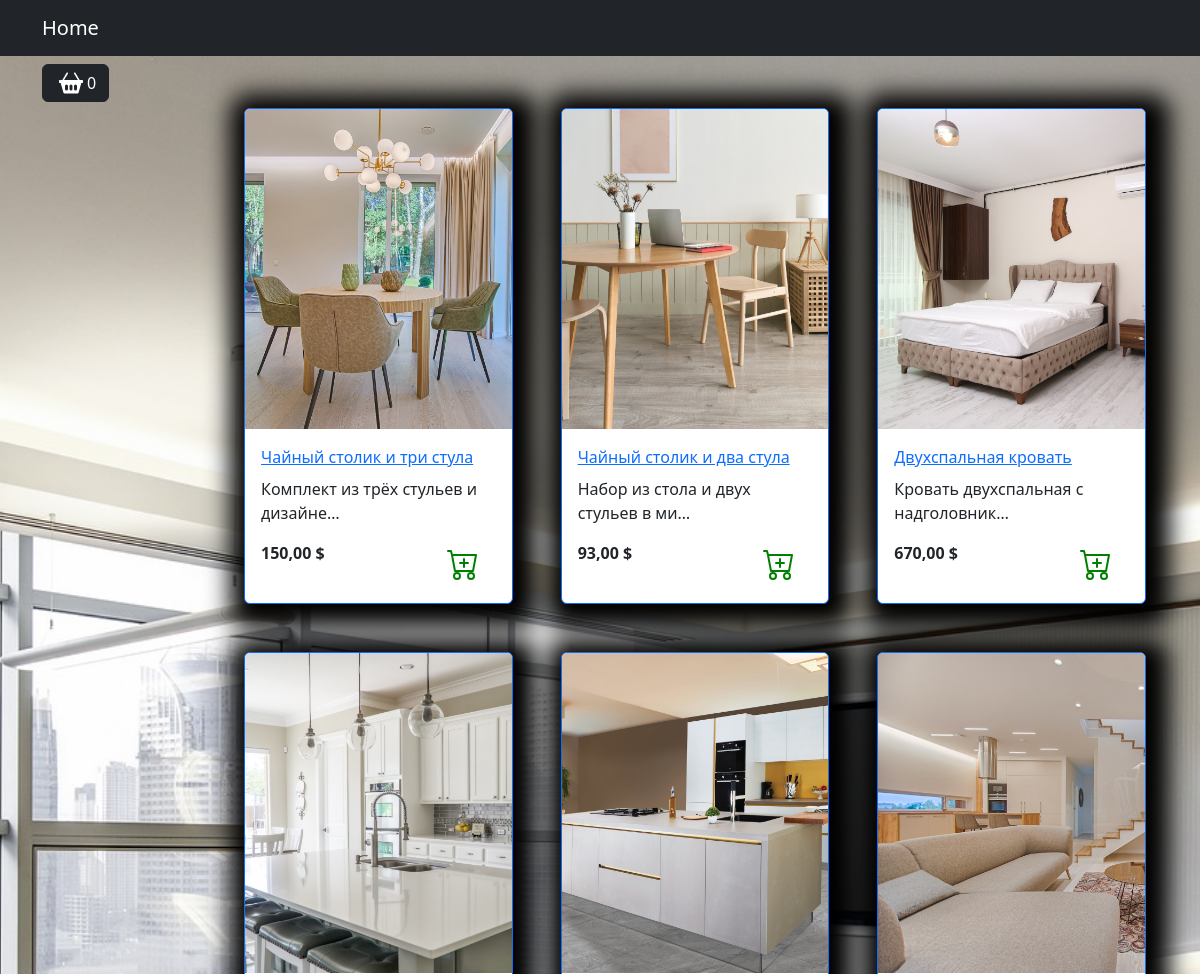
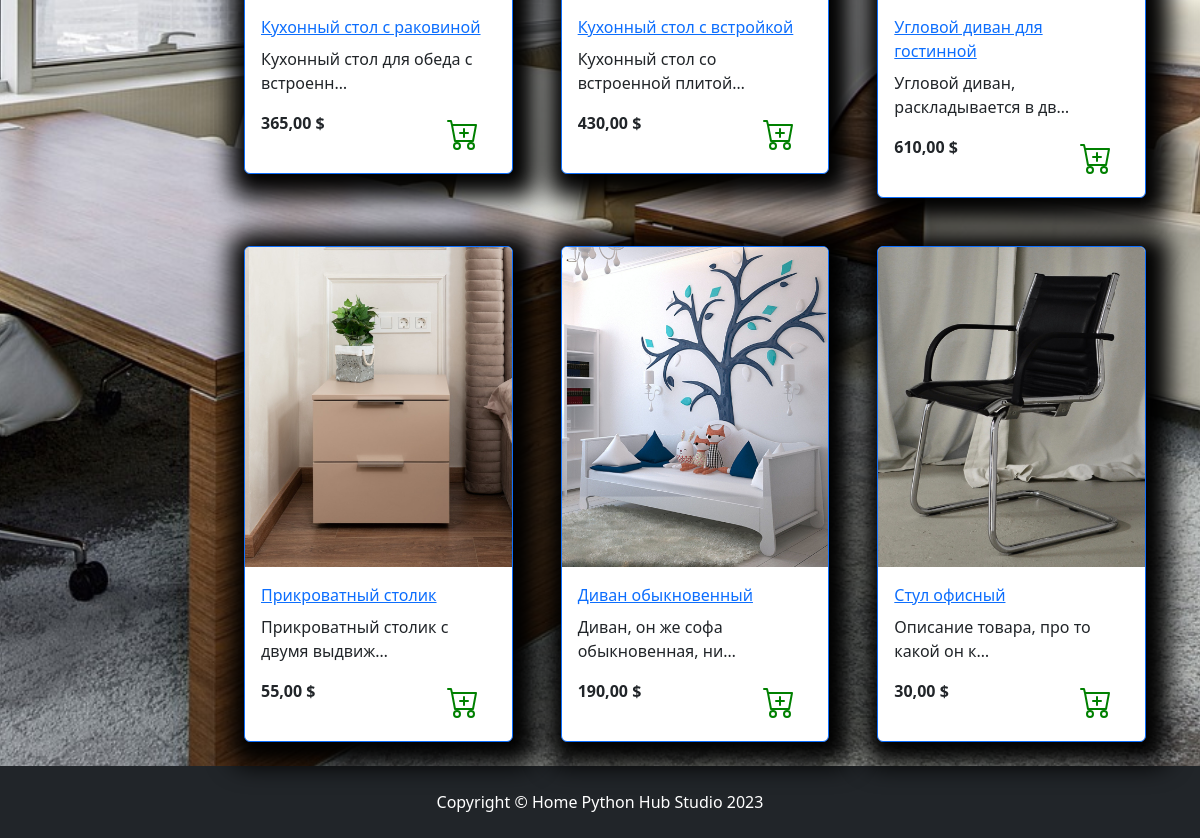
The page / on the database its author committed (2 pictures, top to bottom).
### apps/goods/models.py (models this page shows, shortened)
class Product(models.Model):
    title = models.CharField(max_length=150, unique=True, verbose_name='Название')
    slug = models.SlugField(max_length=200, unique=True, blank=True, null=True, verbose_name='URL')
    description = models.TextField(blank=True, null=True, verbose_name='Описание')
    image = models.ImageField(upload_to='goods_images', blank=True, null=True, verbose_name='Изображение')
    price = models.DecimalField(default=0.00, max_digits=7, decimal_places=2, verbose_name='Цена')
    quantity = models.PositiveIntegerField(default=0, verbose_name='Количество')
    class Meta:
        verbose_name = 'Продукт'
        verbose_name_plural = 'Продукты'
        ordering = ("id",)

### apps/goods/views.py (the view)
# urls.py: path('', CatalogView.as_view(), name='index'),
class CatalogView(TemplateView):
    template_name = "goods/catalog.html"
    extra_context = {
        'title': 'Тестовый магазин',
        'goods': Product.objects.all(),
        "STRIPE_PUBLIC_KEY": settings.STRIPE_PUBLIC_KEY
    }

### apps/carts/models.py (called while the page is built)
    def total_price(self):
        return sum(cart.products_price() for cart in self)

    def total_quantity(self):
        if self:
            return sum(cart.quantity for cart in self)
        return 0

### apps/carts/templatetags/carts_tags.py (called while the page is built)
@register.simple_tag()
def user_cart(request: WSGIRequest):
    return get_user_carts(request)

### apps/carts/utils.py (called while the page is built)
def get_user_carts(request: WSGIRequest):
    if not request.session.session_key:
        request.session.create()
    return Cart.objects.filter(session_key=request.session.session_key).select_related('product')

### apps/goods/templates/goods/catalog.html (shortened to what this page needs)
{% extends "base.html" %}
{% load static %}
{% block modal_cart %}
	{% include 'includes/cart_button.html' %}
{% endblock %}
{% block content %}
<div class="row">
    {% for product in goods %}
        <div class="col-lg-4 col-md-6 p-4">
            <div class="card border-primary rounded custom-shadow">
                {% if product.image %}
                    <img src="{{ product.image.url }}" class="card-img-top" alt="{{ product.name }}">
                {% else %}
                    <img src="{% static "deps/images/Not found image.png" %}" class="card-img-top" alt="...">
                {% endif %}
                <div class="card-body">
                    <a href="{% url "catalog:product" product.slug %}">
                        <p class="card-title">
                            {{ product.title }}
                        </p>
                    </a>
                    <p class="card-text">
                        {% autoescape off %}
                            {{ product.description|truncatechars:35 }}
                        {% endautoescape %}
                    </p>
                    <div class="d-flex justify-content-between">
                        <p><strong>{{ product.price }} $</strong></p>
                        <a href="{% url 'carts:cart_add' %}" class="btn add-to-cart"
                        data-product-id="{{ product.id }}">
                            <img class="mx-1" src="{% static "deps/icons/cart-plus.svg" %}" alt="Catalog Icon"
                                width="32" height="32">
                        </a>
                    </div>
                </div>
            </div>
        </div>
    {% endfor %}
</div>
{% endblock  %}
{% block footer %}
<footer class="py-4 bg-dark">
    <div class="container">
        <p class="m-0 text-center text-white">Copyright &copy; Home Python Hub Studio 2023</p>
    </div>
</footer>
{% endblock  %}

### apps/templates/base.html (shortened to what this page needs)
{% load static %}
<!DOCTYPE html>
<html lang="en">
<head>
    <link rel="stylesheet" href="{% static "deps/css/bootstrap/bootstrap.min.css" %}">
    <link rel="stylesheet" href="{% static "deps/css/my_css.css" %}">
</head>
<body>
<header>
    <nav class="navbar navbar-expand-lg bg-dark" data-bs-theme="dark">
        <div class="container">
            <a class="navbar-brand" href="{% url "catalog:index" %}">Home</a>
        </div>
    </nav>
</header>
<section>
    <div class="container">
        <div class="row mt-1 position-fixed z-3">
            {% block modal_cart %}
            {% endblock %}
        </div>
    </div>
    <div class="container">
        <div class="row mt-1">
            <div class="col-lg-2">
            </div>
            <div class="col-lg-10">
                {% block content %}{% endblock %}
            </div>
        </div>
    </div>
</section>
{% block footer %}{% endblock %}
</body>
</html>

### apps/templates/includes/cart_button.html (shortened to what this page needs)
{% load static %}
{% load carts_tags %}
{% user_cart request as carts %}
<div>
    <button type="button" class="btn btn-dark btn-secondary d-flex" id="modalButton"
            aria-expanded="false">
        <img class="mx-1" src="{% static "deps/icons/basket2-fill.svg" %}" alt="Catalog Icon" width="24"
             height="24">
        <span id="goods-in-cart-count">{{ carts.total_quantity }}</span>
    </button>
</div>

### apps/carts/templates/carts/includes/included_cart.html (shortened to what this page needs)
{% load static %}

### apps/templates/includes/notifications.html (shortened to what this page needs)
{% load static %}

### apps/static/deps/css/my_css.css (style rules this page uses)
body { background-image: url("../images/bg-image.jpg"); background-repeat: no-repeat; background-attachment: fixed; background-position: center center; background-size: cover; height: 100%; }
.custom-shadow { box-shadow: 5px 5px 25px 19px #000000; }

### rows shown on the page
Product: image (picture), title "Чайный столик и три стула", description "Комплект из трёх стульев и дизайне…", price "150,00"
Product: image (picture), title "Чайный столик и два стула", description "Набор из стола и двух стульев в ми…", price "93,00"
Product: image (picture), title "Двухспальная кровать", description "Кровать двухспальная с надголовник…", price "670,00"
Product: image (picture), title "Кухонный стол с раковиной", description "Кухонный стол для обеда с встроенн…", price "365,00"
Product: image (picture), title "Кухонный стол с встройкой", description "Кухонный стол со встроенной плитой…", price "430,00"
Product: image (picture), title "Угловой диван для гостинной", description "Угловой диван, раскладывается в дв…", price "610,00"
Product: image (picture), title "Прикроватный столик", description "Прикроватный столик с двумя выдвиж…", price "55,00"
Product: image (picture), title "Диван обыкновенный", description "Диван, он же софа обыкновенная, ни…", price "190,00"
Product: image (picture), title "Стул офисный", description "Описание товара, про то какой он к…", price "30,00"

### other values the page prints
{{ carts.total_quantity }} "0"
